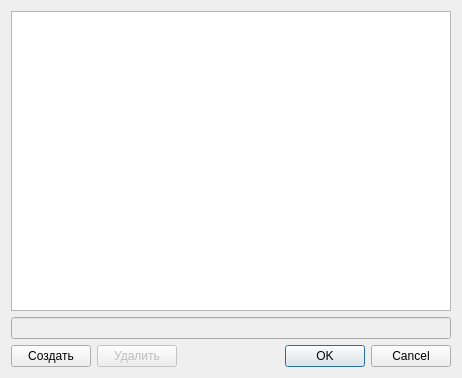
<?xml version="1.0" encoding="UTF-8"?>
<ui version="4.0">
 <class>ListDialog</class>
 <widget class="QDialog" name="ListDialog">
  <property name="geometry">
   <rect>
    <x>0</x>
    <y>0</y>
    <width>462</width>
    <height>378</height>
   </rect>
  </property>
  <property name="windowTitle">
   <string>Dialog</string>
  </property>
  <layout class="QVBoxLayout" name="verticalLayout">
   <item>
    <widget class="QListWidget" name="ItemsListWidget"/>
   </item>
   <item>
    <widget class="QLineEdit" name="NameLineEdit">
     <property name="enabled">
      <bool>false</bool>
     </property>
    </widget>
   </item>
   <item>
    <layout class="QHBoxLayout" name="horizontalLayout">
     <item>
      <widget class="QPushButton" name="CreatePushButton">
       <property name="text">
        <string>Создать</string>
       </property>
      </widget>
     </item>
     <item>
      <widget class="QPushButton" name="RemovePushButton">
       <property name="enabled">
        <bool>false</bool>
       </property>
       <property name="text">
        <string>Удалить</string>
       </property>
      </widget>
     </item>
     <item>
      <widget class="QDialogButtonBox" name="buttonBox">
       <property name="orientation">
        <enum>Qt::Horizontal</enum>
       </property>
       <property name="standardButtons">
        <set>QDialogButtonBox::Cancel|QDialogButtonBox::Ok</set>
       </property>
      </widget>
     </item>
    </layout>
   </item>
  </layout>
 </widget>
 <resources/>
 <connections>
  <connection>
   <sender>buttonBox</sender>
   <signal>accepted()</signal>
   <receiver>ListDialog</receiver>
   <slot>accept()</slot>
   <hints>
    <hint type="sourcelabel">
     <x>248</x>
     <y>254</y>
    </hint>
    <hint type="destinationlabel">
     <x>157</x>
     <y>274</y>
    </hint>
   </hints>
  </connection>
  <connection>
   <sender>buttonBox</sender>
   <signal>rejected()</signal>
   <receiver>ListDialog</receiver>
   <slot>reject()</slot>
   <hints>
    <hint type="sourcelabel">
     <x>316</x>
     <y>260</y>
    </hint>
    <hint type="destinationlabel">
     <x>286</x>
     <y>274</y>
    </hint>
   </hints>
  </connection>
 </connections>
</ui>
